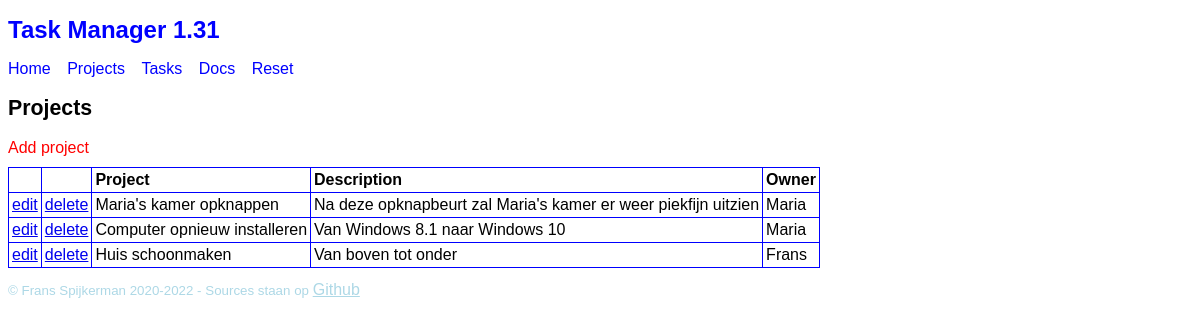
/?view=ProjectList, run on the app's committed database.
### tables this page shows
CREATE TABLE `TM1_Project` (
  `projectId` int(11) PRIMARY KEY AUTO_INCREMENT,
  `title` varchar(40) DEFAULT NULL,
  `description` text DEFAULT NULL,
  `owner` varchar(40) DEFAULT NULL
);

### framework/View.php (called while the page is built, shortened)
<?php
abstract class View {
    function __construct() {
        $this->show();
    }
}

### framework/SqlProvider.php (called while the page is built, shortened)
<?php
class SqlProvider {
    private static $pdo = null;
    private function connect($host, $dbname, $user, $pass): void {
        try {
            $dsn = "mysql:dbname=$dbname;host=$host;charset=utf8";
            self::$pdo = new PDO($dsn, $user, $pass, null);
            self::$pdo->setAttribute(PDO::ATTR_ERRMODE, PDO::ERRMODE_EXCEPTION);
        } catch (PDOException $ex) {
            die('SqlProvider connection failed: ' . $ex->getMessage());
        }
    }
    function prepare($sql) {
        return self::$pdo->prepare($sql);
    }
}

### framework/DAO.php (called while the page is built, shortened)
<?php
require_once 'framework/SqlProvider.php';
abstract class DAO extends SqlProvider {
    private $class;
    private $object;
    private $stmt;
    function __construct($class) {
        $this->class = $class;
    }
    protected function startListSql($sql, $args = []): void {
        $this->stmt = $this->prepare($sql);
        $this->stmt->execute($args);
        $this->object = $this->stmt->fetchObject($this->class) ?: null;
    }
    function hasNext(): bool {
        return $this->object !== null;
    }
    function getNext(): Model {
        $result = $this->object;
        $this->object = $this->stmt->fetchObject($this->class) ?: null;
        return $result;
    }
}

### dao/ProjectDAO.php (called while the page is built, shortened)
<?php
require_once 'framework/DAO.php';
require_once 'model/Project.php';
class ProjectDAO extends DAO {
    private static $select = 'SELECT * FROM `TM1_Project`';
    function startList(): void {
        $sql = self::$select;
        $sql .= ' ORDER BY `TM1_Project`.`projectId`';
        $this->startListSql($sql);
    }
}

### model/Project.php (called while the page is built, shortened)
<?php
class Project extends Model
{
    protected $projectId = null;
    protected $title = '';
    protected $description = '';
    protected $owner = '';
    function getProjectId()
    {
        return $this->projectId;
    }
    function getTitle()
    {
        return $this->title;
    }
    function getDescription()
    {
        return $this->description;
    }
    function getOwner()
    {
        return $this->owner;
    }
}

### view/ProjectList.php (the view)
<?php
require_once 'framework/View.php';
require_once 'model/Project.php';
require_once 'dao/ProjectDAO.php';
class ProjectList extends View {
    function show() {
        $projectDAO = new ProjectDAO;
        $projectDAO->startList();
        ?>
        <h2>Projects</h2>
        <nav>
            <a href="?view=ProjectEdit">Add project</a>
        </nav>
        <table>
            <tr>
                <th></th>
                <th></th>
                <th>Project</th>
                <th>Description</th>
                <th>Owner</th>
            </tr>
            <?php
            while ($projectDAO->hasNext()) {
                $project = $projectDAO->getNext();
                ?>
                <tr onclick="">
                    <td><a href="?view=ProjectEdit&projectId=<?= $project->getProjectId() ?>">edit</a></td>
                    <td><a href="?controller=ProjectController&action=delete&projectId=<?= $project->getProjectId() ?>">delete</a></td>
                    <td><?= $project->getTitle() ?></td>
                    <td><?= $project->getDescription() ?></td>
                    <td><?= $project->getOwner() ?></td>
                </tr>
                <?php
            }
            ?>
        </table>
        <?php
    }
}
new ProjectList;

### style/style.css (style rules this page uses)
* { font-family: sans-serif; font-size: 12pt; }
h2 { font-size: 16pt; }
nav { margin-top: 10px; margin-bottom: 10px; }
nav a, nav button { display: inline-block; text-decoration: none; margin: 0 12px 0 0; color: blue; }
main nav a { color: red; }
table, th, td { border: 1px solid blue; border-collapse: collapse; }
td, th { padding: 3px; }
th { text-align: left; }

### data on the page
tm1_project: title "Maria's kamer opknappen", description "Na deze opknapbeurt zal Maria's kamer er weer piekfijn uitzien", owner "Maria"
tm1_project: title "Computer opnieuw installeren", description "Van Windows 8.1 naar Windows 10", owner "Maria"
tm1_project: title "Huis schoonmaken", description "Van boven tot onder", owner "Frans"

### other printed values
$title "Task Manager 1.31"
$menu_item "Home"
$menu_item "Projects"
$menu_item "Tasks"
$menu_item "Docs"
